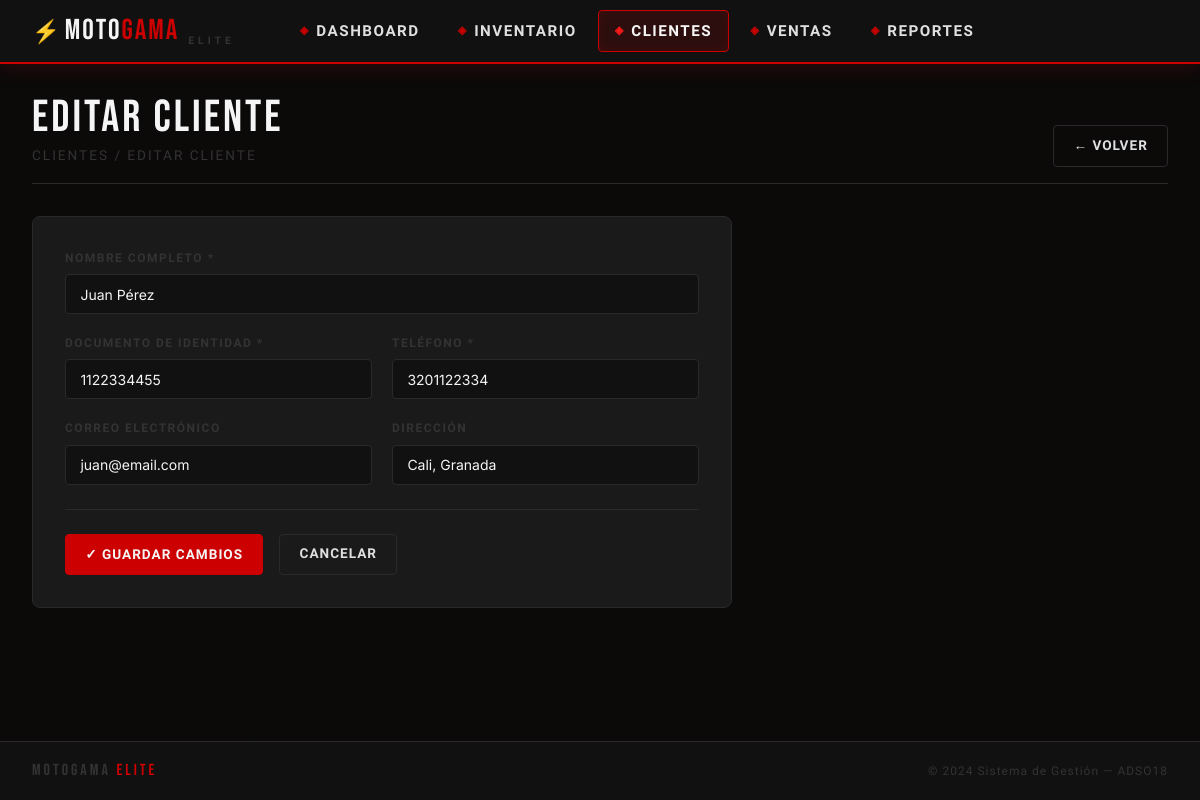
The app's page /clientes/editar/3 with its own data.
### tables this page shows
CREATE TABLE clientes (
    id INTEGER PRIMARY KEY AUTOINCREMENT,
    nombre TEXT NOT NULL,
    documento TEXT NOT NULL UNIQUE,
    telefono TEXT NOT NULL,
    email TEXT,
    direccion TEXT,
    created_at TIMESTAMP DEFAULT CURRENT_TIMESTAMP
);

### app.py (the view, shortened to what this page needs)
@app.route('/clientes/editar/<int:id>', methods=['GET', 'POST'])
def editar_cliente(id):
    conn = get_db()
    cliente = conn.execute("SELECT * FROM clientes WHERE id=?", (id,)).fetchone()
    if not cliente:
        flash('Cliente no encontrado.', 'error')
        return redirect(url_for('clientes'))
    conn.close()
    return render_template('cliente_form.html', cliente=cliente, titulo='Editar Cliente')

### app.py (called while the page is built)
def get_db():
    conn = sqlite3.connect(DB_PATH)
    conn.row_factory = sqlite3.Row
    conn.execute("PRAGMA foreign_keys = ON")
    return conn

### templates/cliente_form.html (shortened to what this page needs)
{% extends 'base.html' %}
{% block content %}
<div class="page-header">
    <div>
        <div class="page-title">{{ titulo.upper() }}</div>
        <div class="page-subtitle">Clientes / {{ titulo }}</div>
    </div>
    <a href="{{ url_for('clientes') }}" class="btn btn-secondary">← Volver</a>
</div>
<div class="form-card">
    <form method="POST">
        <div class="form-grid">
            <div class="form-group full-width">
                <label for="nombre">Nombre Completo *</label>
                <input type="text" id="nombre" name="nombre" required
                       value="{{ cliente.nombre if cliente else '' }}"
                       placeholder="Ej: Carlos Rodríguez">
            </div>
            <div class="form-group">
                <label for="documento">Documento de Identidad *</label>
                <input type="text" id="documento" name="documento" required
                       value="{{ cliente.documento if cliente else '' }}"
                       placeholder="Ej: 1234567890">
            </div>
            <div class="form-group">
                <label for="telefono">Teléfono *</label>
                <input type="tel" id="telefono" name="telefono" required
                       value="{{ cliente.telefono if cliente else '' }}"
                       placeholder="Ej: 3001234567">
            </div>
            <div class="form-group">
                <label for="email">Correo Electrónico</label>
                <input type="email" id="email" name="email"
                       value="{{ cliente.email if cliente else '' }}"
                       placeholder="Ej: cliente@email.com">
            </div>
            <div class="form-group">
                <label for="direccion">Dirección</label>
                <input type="text" id="direccion" name="direccion"
                       value="{{ cliente.direccion if cliente else '' }}"
                       placeholder="Ej: Bogotá, Chapinero">
            </div>
        </div>
        <div class="form-actions">
            <button type="submit" class="btn btn-primary">
                {{ '✓ Guardar Cambios' if cliente else '+ Registrar Cliente' }}
            </button>
            <a href="{{ url_for('clientes') }}" class="btn btn-secondary">Cancelar</a>
        </div>
    </form>
</div>
{% endblock %}

### static/css/style.css (style rules this page uses)
:root { --rojo: #CC0000; --rojo-vivo: #FF1A1A; --rojo-oscuro: #8B0000; --negro: #0A0A0A; --negro-medio: #111111; --negro-suave: #1A1A1A; --gris-oscuro: #222222; --gris-medio: #333333; --gris-borde: #2A2A2A; --blanco: #F5F5F5; --blanco-suave: #E0E0E0; --blanco-opaco: rgba(245,245,245,0.07); --sombra-roja: 0 0 20px rgba(204,0,0,0.3); --sombra-fuerte: 0 8px 32px rgba(0,0,0,0.6); --font-display: 'Bebas Neue', sans-serif; --font-ui: 'Rajdhani', sans-serif; --font-body: 'Inter', sans-serif; --radius: 4px; --radius-lg: 8px; --transition: 0.2s cubic-bezier(0.4,0,0.2,1); }
*, *::before, *::after { box-sizing: border-box; margin: 0; padding: 0; }
html { scroll-behavior: smooth; }
body { background: var(--negro); color: var(--blanco); font-family: var(--font-body); font-size: 14px; line-height: 1.6; min-height: 100vh; display: flex; flex-direction: column; }
body::before { content: ''; position: fixed; inset: 0; background-image: repeating-linear-gradient( 0deg, transparent, transparent 2px, rgba(204,0,0,0.015) 2px, rgba(204,0,0,0.015) 4px ); pointer-events: none; z-index: 0; }
.page-header { margin-bottom: 2rem; padding-bottom: 1rem; border-bottom: 1px solid var(--gris-borde); display: flex; align-items: flex-end; justify-content: space-between; flex-wrap: wrap; gap: 1rem; }
.page-title { font-family: var(--font-display); font-size: 2.8rem; letter-spacing: 3px; color: var(--blanco); line-height: 1; }
.page-subtitle { font-family: var(--font-ui); color: var(--gris-medio); font-size: 0.85rem; letter-spacing: 2px; text-transform: uppercase; margin-top: 0.25rem; }
.btn { display: inline-flex; align-items: center; gap: 0.4rem; padding: 0.55rem 1.2rem; border: none; border-radius: var(--radius); cursor: pointer; font-family: var(--font-ui); font-size: 0.85rem; font-weight: 700; letter-spacing: 1px; text-transform: uppercase; text-decoration: none; transition: all var(--transition); white-space: nowrap; }
.btn-primary { background: var(--rojo); color: var(--blanco); border: 1px solid var(--rojo); }
.btn-secondary { background: transparent; color: var(--blanco-suave); border: 1px solid var(--gris-borde); }
.form-card { background: var(--negro-suave); border: 1px solid var(--gris-borde); border-radius: var(--radius-lg); padding: 2rem; max-width: 700px; }
.form-grid { display: grid; grid-template-columns: repeat(auto-fit, minmax(220px, 1fr)); gap: 1.25rem; }
.form-group { display: flex; flex-direction: column; gap: 0.4rem; }
.form-group.full-width { grid-column: 1 / -1; }
label { font-family: var(--font-ui); font-size: 0.75rem; font-weight: 700; letter-spacing: 1.5px; text-transform: uppercase; color: var(--gris-medio); }
input, select, textarea { background: var(--negro-medio); border: 1px solid var(--gris-borde); border-radius: var(--radius); color: var(--blanco); font-family: var(--font-body); font-size: 0.875rem; padding: 0.65rem 0.9rem; transition: border-color var(--transition), box-shadow var(--transition); outline: none; width: 100%; }
input::placeholder { color: var(--gris-medio); }
.form-actions { display: flex; gap: 1rem; margin-top: 1.5rem; padding-top: 1.5rem; border-top: 1px solid var(--gris-borde); flex-wrap: wrap; }

### records on screen
clientes: nombre "Juan Pérez", documento "1122334455", telefono "3201122334", email "juan@email.com", direccion "Cali, Granada"

### other values on screen
{{ titulo.upper() }} "EDITAR CLIENTE"
{{ titulo }} "EDITAR CLIENTE"
{{ '✓ Guardar Cambios' if cliente else '+ Registrar Cliente' }} "✓ GUARDAR CAMBIOS"
